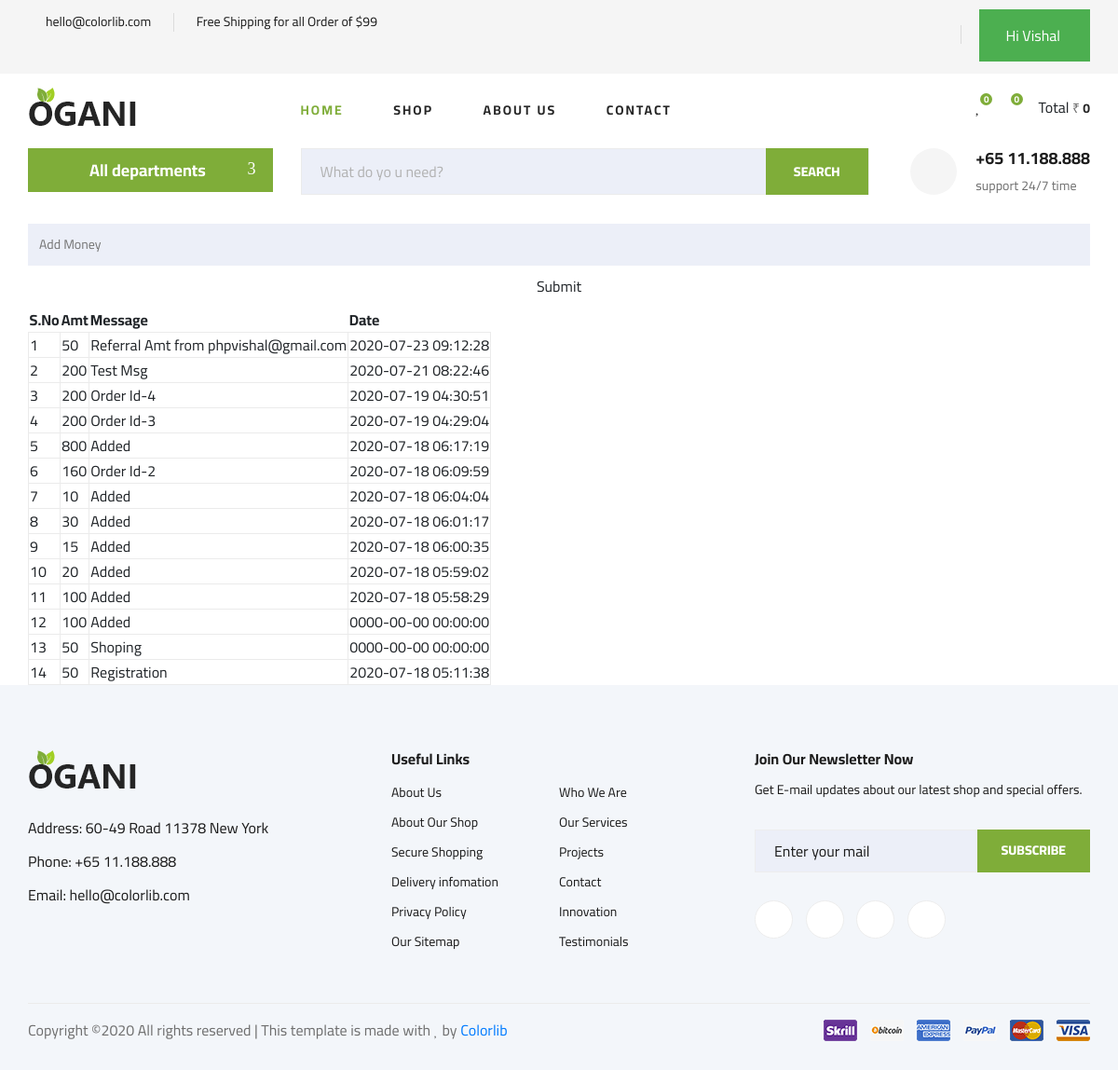
Page /wallet.php (signed in) on the committed database.
### tables this page shows
CREATE TABLE `wallet` (
  `id` int(11) NOT NULL,
  `user_id` int(11) NOT NULL,
  `amt` int(11) NOT NULL,
  `msg` varchar(500) NOT NULL,
  `type` enum('in','out') NOT NULL,
  `payment_id` varchar(50) NOT NULL,
  `added_on` datetime NOT NULL
);

### function.inc.php (called while the page is built, shortened)
	<?php
function getWallet($uid){
	global $con;
	$sql="select * from wallet where user_id='$uid' order by id desc";
	$res=mysqli_query($con,$sql);
	$arr=array();
	while($row=mysqli_fetch_assoc($res)){
		$arr[]=$row;
	}
	return $arr;
}
function getWalletAmt($uid){
	global $con;
	$sql="select * from wallet where user_id='$uid'";
	$res=mysqli_query($con,$sql);
	$in=0;
	$out=0;
	while($row=mysqli_fetch_assoc($res)){
		if($row['type']=='in'){
			$in=$in+$row['amt'];
		}
		if($row['type']=='out'){
			$out=$out+$row['amt'];
		}
	}
	return $in-$out;
}
?>

### wallet.php (the view, shortened to what this page needs)
<?php
include ("top.php");
?>
<div class="cart-main-area pt-50 pb-100">
            <div class="container">
                <div class="row">
                    <div class="col-lg-12 col-md-12 col-sm-12 col-12">
						<div id="add_money_box">
							<form method="post" id="frmAddMoney">
								<input type="number" placeholder="Add Money" name="amt" class="w150" required/>
								<input type="submit" class="btn w150" name="add_money"/>
							</form>
						</div>
							<?php
							$getWallet=getWallet($_SESSION['USER_ID']);
							?>
                            <div class="table-content table-responsive">
                                <table>
                                    <thead>
                                        <tr>
                                            <th>S.No</th>
                                            <th>Amt</th>
                                            <th>Message</th>
                                            <th>Date</th>
                                        </tr>
                                    </thead>
                                    <tbody>
                                       <?php
									   $kk=1;
									   foreach($getWallet as $list){?>
											<tr class="wallet_loop">
												<td><?php echo $kk?></td>
												<td><?php echo $list['amt']?></td>
												<td>
													<span class="<?php echo $list['type']?>">
														<?php echo $list['msg']?>
													</span>
												</td>
												<td><?php echo $list['added_on']?></td>
											</tr>
									   <?php
									   $kk++;
									   } ?>
                                    </tbody>
                                </table>
                            </div>
                    </div>
                </div>
            </div>
        </div>
<?php
include("footer.php");
?>

### css/style.css (style rules this page uses)
html, body { height: 100%; font-family: "Cairo", sans-serif; -webkit-font-smoothing: antialiased; font-smoothing: antialiased; }
@media only screen and (min-width: 1200px) { .container { max-width: 1170px; } }
input { background: #eceff8; border: 2px solid #eceff8; height: 45px; box-shadow: none; padding-left: 10px; font-size: 14px; color: #626262; width: 100%; }
td { border: 1px solid #ebebeb; }

### rows in the picture
wallet: amt "50", msg "Referral Amt from phpvishal@gmail.com", added_on "2020-07-23 09:12:28"
wallet: amt "200", msg "Test Msg", added_on "2020-07-21 08:22:46"
wallet: amt "200", msg "Order Id-4", added_on "2020-07-19 04:30:51"
wallet: amt "200", msg "Order Id-3", added_on "2020-07-19 04:29:04"
wallet: amt "800", msg "Added", added_on "2020-07-18 06:17:19"
wallet: amt "160", msg "Order Id-2", added_on "2020-07-18 06:09:59"
wallet: amt "10", msg "Added", added_on "2020-07-18 06:04:04"
wallet: amt "30", msg "Added", added_on "2020-07-18 06:01:17"
wallet: amt "15", msg "Added", added_on "2020-07-18 06:00:35"
wallet: amt "20", msg "Added", added_on "2020-07-18 05:59:02"
wallet: amt "100", msg "Added", added_on "2020-07-18 05:58:29"
wallet: amt "100", msg "Added", added_on "0000-00-00 00:00:00"
wallet: amt "50", msg "Shoping", added_on "0000-00-00 00:00:00"
wallet: amt "50", msg "Registration", added_on "2020-07-18 05:11:38"

### other values in the picture
$_SESSION['USER_NAME'] "Vishal"
$wishlist_count "0"
$totalCartProduct "0"
